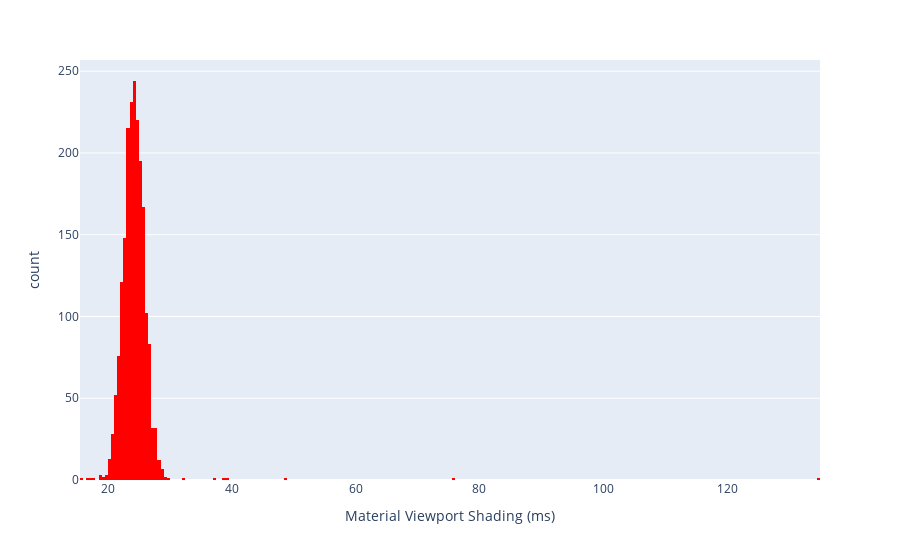

Here is the notebook cell this chart was saved with:
### Code cell
fig4 = px.histogram(df, x='Material Viewport Shading (ms)', color_discrete_sequence=['red'])
fig4.show()

### Figure 1 — Plotly figure (JSON) as saved in the notebook; plotly's stock layout.template omitted (floating-point values rounded to 4 significant figures; data arrays with more than 128 entries replaced by an {"elided": "..."} marker saying what was removed)
{"data": [{"alignmentgroup": "True", "bingroup": "x", "hovertemplate": "Material Viewport Shading (ms)=%{x}<br>count=%{y}<extra></extra>", "legendgroup": "", "marker": {"color": "red", "pattern": {"shape": ""}}, "name": "", "offsetgroup": "", "orientation": "v", "showlegend": false, "type": "histogram", "x": {"elided": "2000 float values"}, "xaxis": "x", "yaxis": "y"}], "layout": {"barmode": "relative", "legend": {"tracegroupgap": 0}, "margin": {"t": 60}, "xaxis": {"anchor": "y", "domain": [0, 1], "title": {"text": "Material Viewport Shading (ms)"}}, "yaxis": {"anchor": "x", "domain": [0, 1], "title": {"text": "count"}}}}
